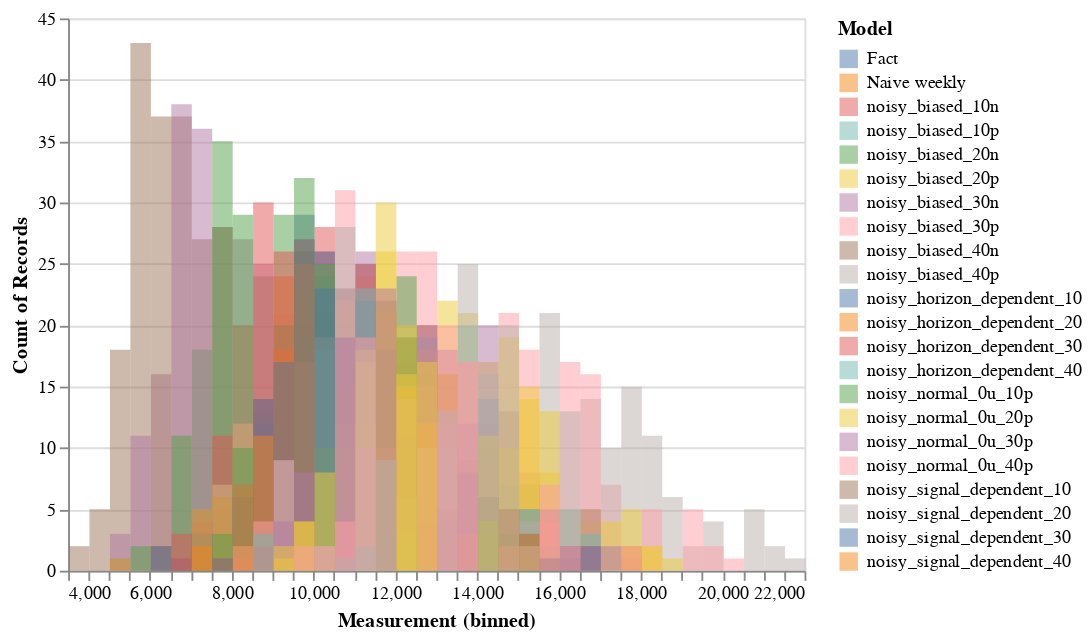

The notebook cell this image was saved under:
### Code cell
alt.Chart(weekly_revenue_bl).transform_fold(
    weekly_revenue_bl.columns.values,
    #['Fact'],
    as_=['Model', 'Measurement']
).mark_bar(
    opacity=0.5,
    binSpacing=0
).encode(
    alt.X('Measurement:Q', bin=alt.Bin(maxbins=50)),
    alt.Y('count()', stack=None),
    alt.Color('Model:N')
    )

### Figure 1 — Vega-Lite specification as saved in the notebook (floating-point values rounded to 4 significant figures; data arrays with more than 128 entries replaced by an {"elided": "..."} marker saying what was removed)
{"config": {"view": {"continuousWidth": 400, "continuousHeight": 300}}, "data": {"name": "data-b938e9fafb1b1530e5a281e758cecb22"}, "mark": {"type": "bar", "binSpacing": 0, "opacity": 0.5}, "encoding": {"color": {"type": "nominal", "field": "Model"}, "x": {"type": "quantitative", "bin": {"maxbins": 50}, "field": "Measurement"}, "y": {"type": "quantitative", "aggregate": "count", "stack": null}}, "transform": [{"fold": ["Fact", "Naive weekly", "noisy_biased_10n", "noisy_biased_10p", "noisy_biased_20n", "noisy_biased_20p", "noisy_biased_30n", "noisy_biased_30p", "noisy_biased_40n", "noisy_biased_40p", "noisy_horizon_dependent_10", "noisy_horizon_dependent_20", "noisy_horizon_dependent_30", "noisy_horizon_dependent_40", "noisy_normal_0u_10p", "noisy_normal_0u_20p", "noisy_normal_0u_30p", "noisy_normal_0u_40p", "noisy_signal_dependent_10", "noisy_signal_dependent_20", "noisy_signal_dependent_30", "noisy_signal_dependent_40"], "as": ["Model", "Measurement"]}], "$schema": "https://vega.github.io/schema/vega-lite/v4.8.1.json", "datasets": {"data-b938e9fafb1b1530e5a281e758cecb22": {"elided": "215 records"}}}
